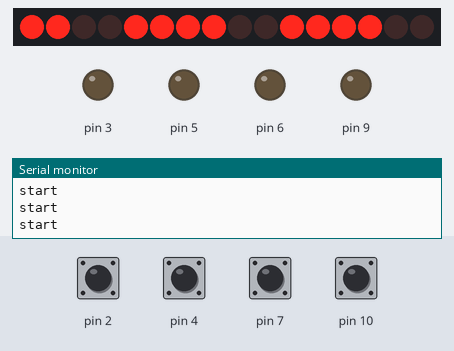
Bench run of a sketch on a simulated Arduino Uno, built with avr-gcc and run on an emulated ATmega328P. Parts: 16 shift-register outputs drawn as a row of LEDs (first output left, lit = HIGH), output pins drawn as LEDs (lit = HIGH), the last lines printed to the serial monitor. Wiring (inferred from the names in the program): 2 × shift register (74HC595): data pin 11; shift clock pin 12; latch pin 8. Wiring (inferred from the signals the program sends): row of LEDs: on Q0, Q1, Q2, Q3, Q4, Q5, Q6, Q7, Q8, Q9, Q10, Q11, Q12, Q13, Q14, Q15. Inputs (shaded band) come from the test bench; at power-on: pin 2, pin 4, pin 7, pin 10 HIGH. Pins used as bus, display or sensor lines are not drawn.

Above: at 2.0 s.
2.1 s: pin 2 pulled LOW for 0.75 s
At 3.3 s:
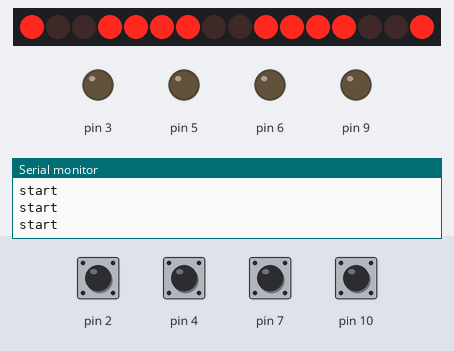
6.1 s: pin 4 pulled LOW for 0.75 s
At 7.3 s:
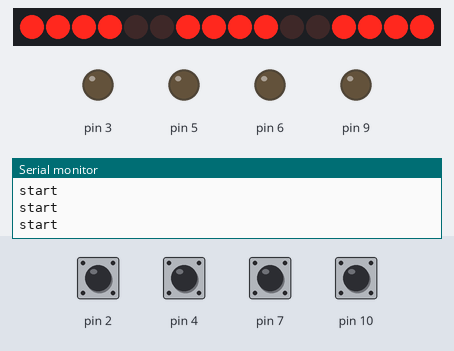
10.1 s: pin 7 pulled LOW for 0.75 s
At 10.58 s:
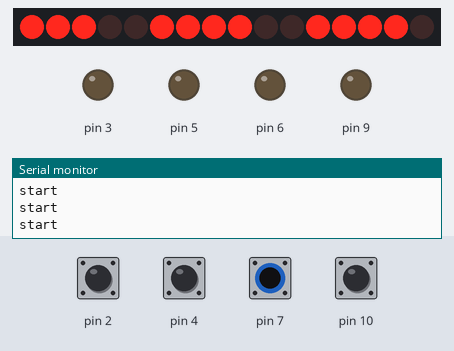
12.3 s: pin 10 pulled LOW for 0.75 s
At 12.68 s:
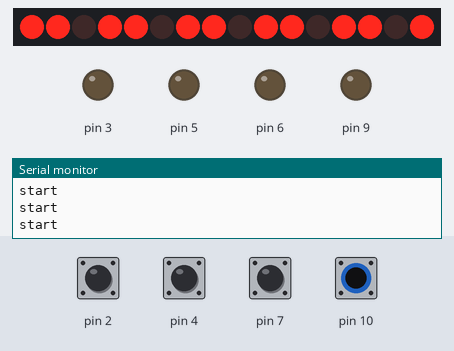
14.5 s: pin 2 pulled LOW for 1 s
At 15.38 s:
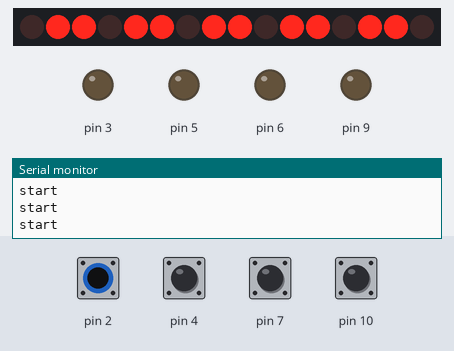
17.1 s: pin 7 pulled LOW for 1 s
At 18.6 s:
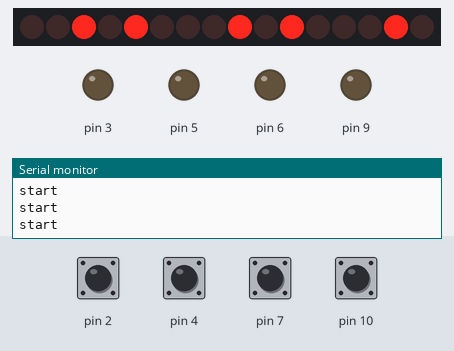
Timing chart, 0 to 22.4 s (numbered marks = the images above; inputs shaded):
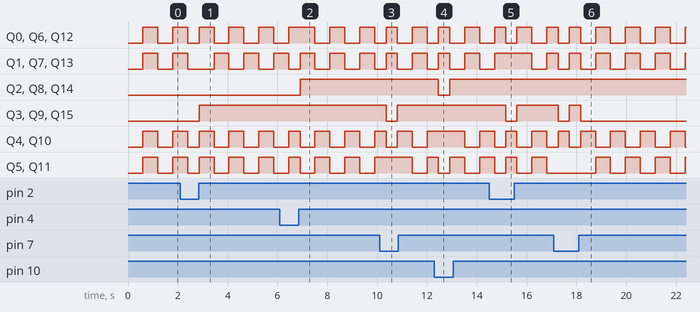

The sketch:

SRG.ino
```cpp
int latchPin = 8;
int clockPin = 12;
int dataPin = 11;

byte initialFill = 0;
bool buttonStates[] = { false, false, false, false };
unsigned short LRS = 0;

void setup() {
  pinMode(latchPin, OUTPUT);
  Serial.begin(9600);

  pinMode(2, INPUT_PULLUP);
  pinMode(4, INPUT_PULLUP);
  pinMode(7, INPUT_PULLUP);
  pinMode(10, INPUT_PULLUP);
}

void loop() {
  getFill();
  displayFill();
  getLRS();

  transmit(((byte*)&LRS));
}

void getLRS() {
  byte fill = initialFill;
  LRS = 0;

  Serial.println("start");

  for (int i = 0; i < 16; i++) {
    byte next = ((fill >> 1) & 1) ^ ((fill >> 3) & 1); //get next bit from taps

    if ((fill >> 1) & 1 == 1)
      LRS |= 1 << i;

    fill <<= 1;

    if (next == 1)
      fill |= 1 << 0;
  }

}

void getFill() {
  bool change = false;

  if (digitalRead(2) == HIGH) {
    buttonStates[0] = !buttonStates[0];
    change = true;
    delay(150);
  }
  if (digitalRead(4) == HIGH) {
    buttonStates[1] = !buttonStates[1];
    change = true;
    delay(150);
  }
  if (digitalRead(7) == HIGH) {
    buttonStates[2] = !buttonStates[2];
    change = true;
    delay(150);
  }
  if (digitalRead(10) == HIGH) {
    buttonStates[3] = !buttonStates[3];
    change = true;
    delay(150);
  }

  if (change) {
    initialFill = 0;
    initialFill |= (buttonStates[0]? (byte)1 : (byte)0) << 0;
    initialFill |= (buttonStates[1]? (byte)1 : (byte)0) << 1;
    initialFill |= (buttonStates[2]? (byte)1 : (byte)0) << 2;
    initialFill |= (buttonStates[3]? (byte)1 : (byte)0) << 3;
  }
}
void displayFill() {
  if ((initialFill >> 0) & 1 == 1) pinMode(3, OUTPUT);
  else pinMode(3, INPUT);

  if ((initialFill >> 1) & 1 == 1) pinMode(5, OUTPUT);
  else pinMode(5, INPUT);

  if ((initialFill >> 2) & 1 == 1)pinMode(6, OUTPUT);
  else pinMode(6, INPUT);

  if ((initialFill >> 3) & 1 == 1) pinMode(9, OUTPUT);
  else pinMode(9, INPUT);
}


void transmit(byte* bytes) {
    digitalWrite(latchPin, 0);

    shiftOut(dataPin, clockPin, bytes[1]);
    shiftOut(dataPin, clockPin, bytes[0]);

    digitalWrite(latchPin, 1);
}


void shiftOut(int myDataPin, int myClockPin, byte myDataOut) {
  int i=0;
  int pinState;

  pinMode(myClockPin, OUTPUT);
  pinMode(myDataPin, OUTPUT);

  digitalWrite(myDataPin, 0);
  digitalWrite(myClockPin, 0);

  for (i=7; i>=0; i--)  {
    digitalWrite(myClockPin, 0);

    if ( myDataOut & (1<<i) ) {
      pinState= 1;
    }
    else {
      pinState= 0;
    }

    digitalWrite(myDataPin, pinState);
    digitalWrite(myClockPin, 1);
    digitalWrite(myDataPin, 0);
  }

  digitalWrite(myClockPin, 0);
}
```
